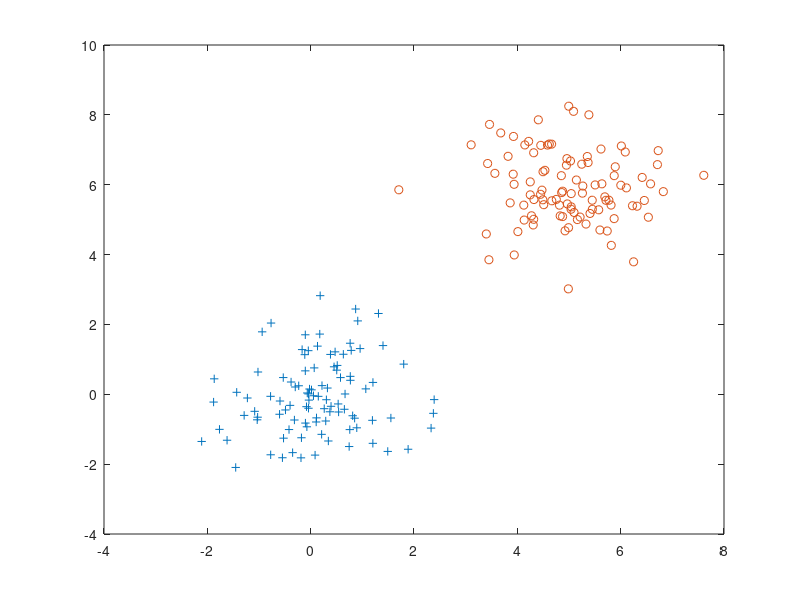

Source code (MATLAB): (Note: this script raises an error after producing the figure.)
clc
clear all
rng default  
mu1 = [0 0];
sigma1 = [1 0; 0 1];
R1 = mvnrnd(mu1,sigma1,100);

mu2 = [5 6];
sigma2 = [1 0; 0 1];
R2 = mvnrnd(mu2,sigma2,100);

figure
plot(R1(:,1),R1(:,2),'+')
hold on
plot(R2(:,1),R2(:,2),'o')

y_data=ones(200,1);
y_data(101:200)=2;

x_data=[R1;R2];
%% initialize
% uniform prior distribution
K=2;
d=2;
n=200;
pi=ones(1,K)/K;
% mean for each class
%complete random
mu=rand(K,d);

%choose 2 random points from data set
%mu=x_data(randi(200,2,1),:)
% covariance for each class
for k =1:K
    sigma(:,:,k)=eye(d,d);
end

for iter=1:500
    %% E-step
    for k=1:K
        p(:,k)=pi(k)*mvnpdf(x_data,mu(k,:),sigma(:,:,k)); 
    end
    r=p./sum(p,2);

    %% M-step
    pi=sum(r)/n;
    for k=1:K
        mu(k,:)=sum(r(:,k).*x_data)./sum(r(:,k));
    end
    for k=1:K
        numerator=0;
        for i=1:n
        %sigma(:,:,k)=(sum(r(:,k).*(x_data*x_data')')/sum(r(:,k)))-mu(k,:)'*mu(k,:);
        %sigma(:,:k)=r(:,k).*(x_data-repmat(mu(k,:),n,1))'*(x_data-repmat(mu(k,:),n,1));
        numerator=r(i,k).*(x_data(i,:)'*x_data(i,:))+numerator;
        end
        sigma(:,:,k)=(numerator./sum(r(:,k)))-mu(k,:)'*mu(k,:);
        sigma(:,:,k)=sigma(:,:,k)+ 0.0001*eye(d);
    end
   
    [~,predicted]=max(r,[],2);
    obj_fun(iter)=sum(log(mvnpdf(x_data,mu(predicted,:),sigma(:,:,predicted)))); 
end

%%
ccr=label_clustring_ccr(predicted,2,y_data);

figure(1)
[s,h] = silhouette(x_data,predicted)
title('silhouette for clustering')

%%
figure(2)
G = gmdistribution(mu,sigma)
F = @(x,y) pdf(G,[x y])
plot(x_data(:,1),x_data(:,2),'.')
hold on
ezcontour(F)
